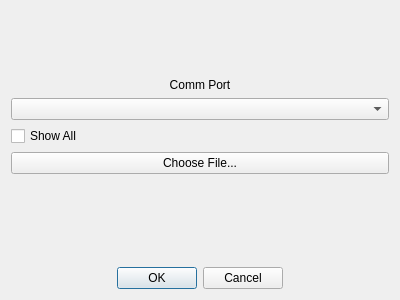
<?xml version="1.0" encoding="UTF-8"?>
<ui version="4.0">
 <class>ComportDialog</class>
 <widget class="QDialog" name="ComportDialog">
  <property name="geometry">
   <rect>
    <x>0</x>
    <y>0</y>
    <width>400</width>
    <height>300</height>
   </rect>
  </property>
  <property name="windowTitle">
   <string>Dialog</string>
  </property>
  <layout class="QVBoxLayout" name="verticalLayout">
   <item>
    <spacer name="verticalSpacer_2">
     <property name="orientation">
      <enum>Qt::Orientation::Vertical</enum>
     </property>
     <property name="sizeHint" stdset="0">
      <size>
       <width>20</width>
       <height>40</height>
      </size>
     </property>
    </spacer>
   </item>
   <item>
    <widget class="QLabel" name="label">
     <property name="text">
      <string>Comm Port</string>
     </property>
     <property name="alignment">
      <set>Qt::AlignmentFlag::AlignCenter</set>
     </property>
    </widget>
   </item>
   <item>
    <widget class="QComboBox" name="comPortCmbx"/>
   </item>
   <item>
    <widget class="QCheckBox" name="showAllChbx">
     <property name="text">
      <string>Show All</string>
     </property>
    </widget>
   </item>
   <item>
    <widget class="QPushButton" name="fileBtn">
     <property name="text">
      <string>Choose File...</string>
     </property>
    </widget>
   </item>
   <item>
    <widget class="QLabel" name="label_2">
     <property name="text">
      <string/>
     </property>
    </widget>
   </item>
   <item>
    <spacer name="verticalSpacer">
     <property name="orientation">
      <enum>Qt::Orientation::Vertical</enum>
     </property>
     <property name="sizeHint" stdset="0">
      <size>
       <width>20</width>
       <height>40</height>
      </size>
     </property>
    </spacer>
   </item>
   <item>
    <widget class="QDialogButtonBox" name="buttonBox">
     <property name="orientation">
      <enum>Qt::Orientation::Horizontal</enum>
     </property>
     <property name="standardButtons">
      <set>QDialogButtonBox::StandardButton::Cancel|QDialogButtonBox::StandardButton::Ok</set>
     </property>
     <property name="centerButtons">
      <bool>true</bool>
     </property>
    </widget>
   </item>
  </layout>
 </widget>
 <resources/>
 <connections>
  <connection>
   <sender>buttonBox</sender>
   <signal>accepted()</signal>
   <receiver>ComportDialog</receiver>
   <slot>accept()</slot>
   <hints>
    <hint type="sourcelabel">
     <x>248</x>
     <y>254</y>
    </hint>
    <hint type="destinationlabel">
     <x>157</x>
     <y>274</y>
    </hint>
   </hints>
  </connection>
  <connection>
   <sender>buttonBox</sender>
   <signal>rejected()</signal>
   <receiver>ComportDialog</receiver>
   <slot>reject()</slot>
   <hints>
    <hint type="sourcelabel">
     <x>316</x>
     <y>260</y>
    </hint>
    <hint type="destinationlabel">
     <x>286</x>
     <y>274</y>
    </hint>
   </hints>
  </connection>
 </connections>
</ui>
